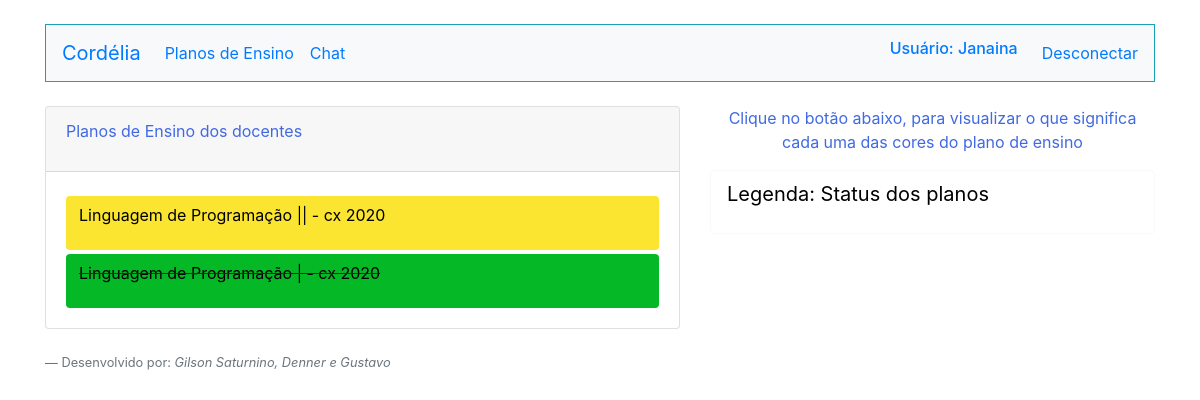
/ListarPlano.php (signed in), run on the app's committed database.
### tables this page shows
CREATE TABLE `planos` (
  `id_plano` int(11) NOT NULL,
  `nome_plano` varchar(255) NOT NULL,
  `nome_docente` varchar(255) NOT NULL,
  `campus` varchar(255) NOT NULL,
  `anoSemestre` varchar(255) NOT NULL,
  `curso_plano` varchar(255) NOT NULL,
  `periodoC_plano` int(11) NOT NULL,
  `nomeDisc_plano` varchar(255) NOT NULL,
  `carga_plano` int(11) NOT NULL,
  `semanas_plano` int(11) NOT NULL,
  `aulasT_plano` int(11) NOT NULL,
  `aulasP_plano` int(11) NOT NULL,
  `aulasL_plano` int(11) NOT NULL,
  `laboratorio` int(11) NOT NULL,
  `ementa_plano` varchar(255) NOT NULL,
  `objetivosG_plano` varchar(255) NOT NULL,
  `objetivosE_plano` varchar(255) NOT NULL,
  `aprendizagem` varchar(255) NOT NULL,
  `referencias_plano` varchar(255) NOT NULL,
  `complementares` varchar(255) NOT NULL,
  `p1_primeiro` date NOT NULL,
  `p2_primeiro` date NOT NULL,
  `p1_segundo` date NOT NULL,
  `p2_segundo` date NOT NULL,
  `situacao` varchar(255) NOT NULL
);

### ListarPlano.php (the view, shortened to what this page needs)
<!DOCTYPE html>
<html lang="en">
<head>
    <link rel="stylesheet" href="https://stackpath.bootstrapcdn.com/bootstrap/4.3.1/css/bootstrap.min.css"
>
</head>
<body >
    <div class="container">
        <?php
        require_once("Cabecalho.php");
        require_once("Conexao.php");
        if($_SESSION["perfil"]=="Docente"){
        $sql = "select id_plano,nome_plano,situacao from planos where nome_docente=? ORDER BY situacao";
        $sqlprep = $conexao->prepare($sql);
        $sqlprep->bind_param("s",$_SESSION["nome"]);
        $sqlprep->execute();
        $resultadoSql = $sqlprep->get_result();
        $vetorUmregistro = mysqli_fetch_assoc($resultadoSql);
        $vetorTodosregistro = array();
        while($vetorUmregistro != null){
            array_push($vetorTodosregistro, $vetorUmregistro);
            $vetorUmregistro = mysqli_fetch_assoc($resultadoSql);
            }
        ?>
        <div class="row">
            <div class="col-md-7 mt-4">
                <div class="card">
                    <div class="card-header">
                        <p>Meus planos de ensino</p>
                    </div>
                    <div class="card-body">
                    <div class="list-group">
                        <div class="row">
                        <?php foreach ($vetorTodosregistro as $umRegistro){
                    if($umRegistro["situacao"]=="Novo"){
                    ?>
                        <div class="col-md-9 mt-1">
                               <form action="ValidacaoPlano.php" method="POST">
                               <input type="hidden" name="id_plan" value="<?= $umRegistro["id_plano"];?>">
                                <button type="submit" class=" btn btn-lg btn-block" style="background-color:#ADD8E6;"><p id="plano" class="text-left"><?= $umRegistro["nome_plano"]; ?></p></button>
                               </form>
                        </div>
                        <div class="col-md-3 mt-3">
                                <form action="PlanoCorrecao.php" method="POST">
                                    <input type="hidden" name="id_plano" value="<?=$umRegistro["id_plano"]; ?>">
                                <button  type="submit" class="btn btn-secondary btn-sm">Submeter</button>
                            </form>
                            </div>
                        <?php }if($umRegistro["situacao"]=="CorrigirColegiado"){ ?>
                           <div class="col-md-9 mt-1">
                               <form action="ValidacaoPlano.php" method="POST">
                               <input type="hidden" name="id_plan" value="<?= $umRegistro["id_plano"]; ?>">
                                <button  type="submit" class="btn btn-lg btn-block" style="background-color:#fbe531"><p id="plano" class="text-left"><?= $umRegistro["nome_plano"]; ?></p></button>
                               </form>
                            </div>
                        <?php }if($umRegistro["situacao"]=="Aguardando"){ ?>
                        <div class="col-md-9 mt-1">
                               <form action="ValidacaoPlano.php" method="POST">
                               <input type="hidden" name="id_plan" value="<?= $umRegistro["id_plano"];?>">
                                <button type="submit" class=" btn btn-lg btn-block" style="background-color:#fc6c5a"><p id="plano" class="text-left"><?= $umRegistro["nome_plano"]; ?></p></button>
                               </form>
                        </div>
                        <div class="col-md-3 mt-3">
                                <form action="PlanoCorrecao.php" method="POST">
                                    <input type="hidden" name="id_plano" value="<?=$umRegistro["id_plano"]; ?>">
                                <button  type="submit" class="btn btn-secondary btn-sm">Submeter</button>
                            </form>
                            </div>
                        <?php }if($umRegistro["situacao"]=="Sucesso"){ ?>
                            <div class="col-md-9 mt-1">
                            <form action="ValidacaoPlano.php" method="POST">
                               <input type="hidden" name="id_plan" value="<?= $umRegistro["id_plano"]; ?>">
                                <button type="submit" class="btn btn-lg btn-block" style="background-color:#04b826;"><strike><p id="plano" class="text-left"><?= $umRegistro["nome_plano"]; ?></p></button></strike>
                               </form>
                           </div>
                        <?php } } ?>
                        </div>
                    </div>
                    </div>
                </div>
            </div>
            <?php }if(($_SESSION["perfil"]=="Pedagogo")||($_SESSION["perfil"]=="Discente do Colegiado")||($_SESSION["perfil"]=="Coordenador")||($_SESSION["perfil"]=="Docente do Colegiado")||($_SESSION["perfil"]=="Tecnico do Colegiado")){
        $validacao="Novo";
        $sql = "select id_plano,nome_plano,situacao from planos where situacao!=? ORDER BY situacao ";
        $sqlprep = $conexao->prepare($sql);
        $sqlprep->bind_param("s",$validacao);
        $sqlprep->execute();
        $resultadoSql = $sqlprep->get_result();
        $vetorUmregistro = mysqli_fetch_assoc($resultadoSql);
        $vetorTodosregistro = array();
        while($vetorUmregistro != null){
            array_push($vetorTodosregistro, $vetorUmregistro);
            $vetorUmregistro = mysqli_fetch_assoc($resultadoSql);
            }
        ?>
        <div class="row">
            <div class="col-md-7 mt-4">
                <div class="card">
                    <div class="card-header">
                        <p>Planos de Ensino dos docentes</p>
                    </div>
                    <div class="card-body">
                    <div class="list-group">
                        <?php foreach ($vetorTodosregistro as $umRegistro){
                    if($umRegistro["situacao"]=="CorrigirColegiado"){ ?>
                           <div class="mt-1">
                               <form action="ValidacaoPlano.php" method="POST">
                                <button  type="submit" class="btn w-100" style="background-color:#fbe531"><p id="plano" class="text-left"><?= $umRegistro["nome_plano"]; ?></p></button>
                               </form>
                            </div>
                        <?php }if($umRegistro["situacao"]=="Sucesso"){ ?>
                            <div class="mt-1">
                            <form action="ValidacaoPlano.php" method="POST">
                                <button type="submit" class="btn w-100" style="background-color:#04b826;"><strike><p id="plano" class="text-left"><?= $umRegistro["nome_plano"]; ?></p></strike></button>
                               </form>
                           </div>
                        <?php }
                    } ?>
                    </div>
                    </div>
                </div>
            </div>
        <?php } ?>
        <div class="col-md-5 mt-4">
            <p class="text-center">Clique no botão abaixo, para visualizar o que significa cada uma das cores do plano de ensino</p>
            <button type="button" class="btn btn-outline-light btn-lg btn-block" data-toggle="modal" data-target="#exampleModal">
            <p id="plano" class="text-left">Legenda: Status dos planos</p>
            </button>
        </div>
    <div>
    <?php require_once("Footer.php");?>
    </div>
        </div>
    </div>
</body>
</html>

### ListarPlano.php (style rules this page uses)
p, h1 { color:#4169E1; }
#plano { color:#000000; }

### Cabecalho.php (style rules this page uses)
body { background-color:#ffffff; }

### data on the page
planos: nome_plano "Linguagem de Programação || - cx 2020"
planos: nome_plano "Linguagem de Programação | - cx 2020"

### other printed values
$_SESSION["nome"] "Janaina"
